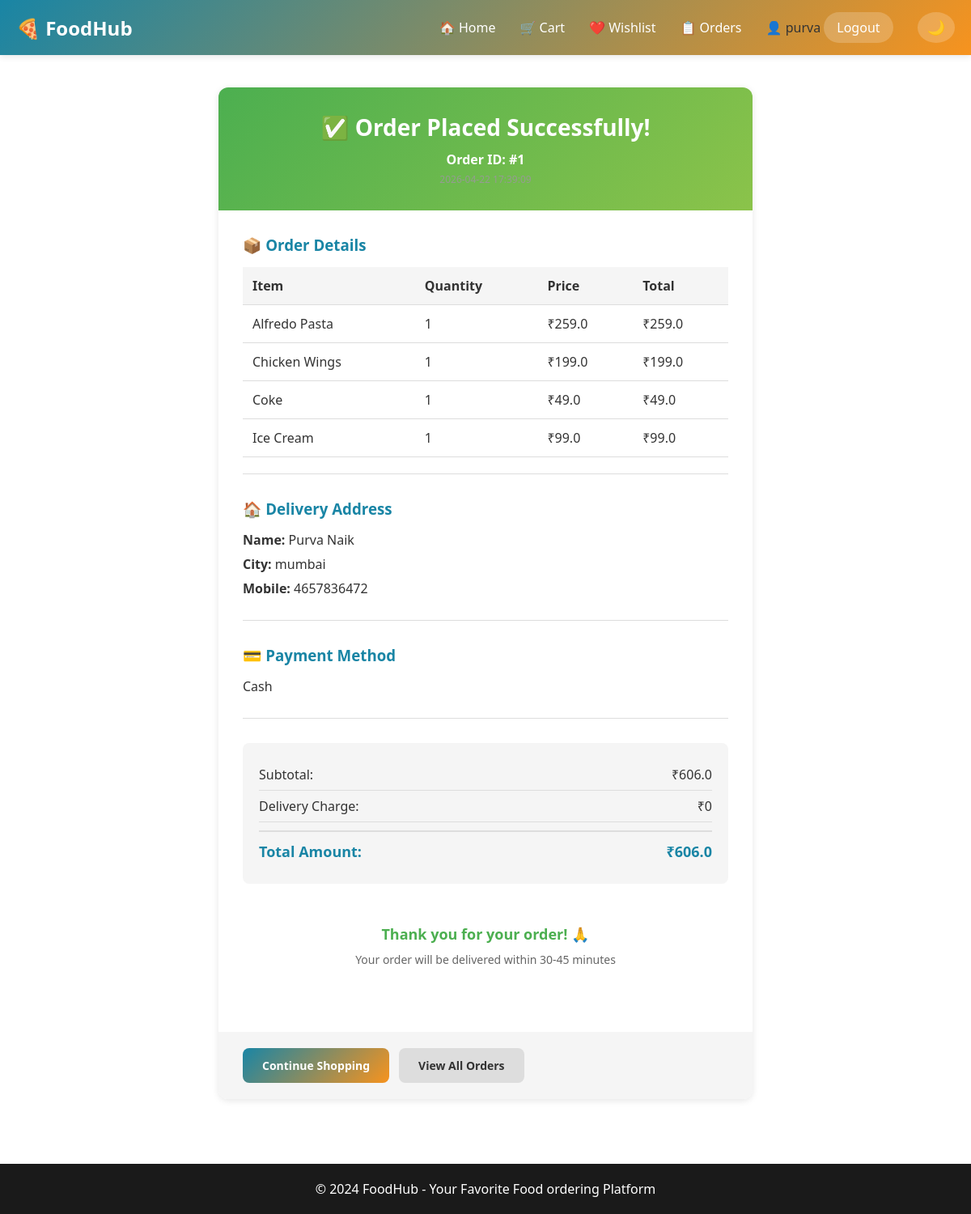
The app's page /receipt/1 (signed in) with its own data.
### tables this page shows
CREATE TABLE users (
        id INTEGER PRIMARY KEY AUTOINCREMENT,
        username TEXT UNIQUE NOT NULL,
        email TEXT UNIQUE NOT NULL,
        password TEXT NOT NULL,
        created_at TIMESTAMP DEFAULT CURRENT_TIMESTAMP
    );

CREATE TABLE orders (
        id INTEGER PRIMARY KEY AUTOINCREMENT,
        user_id INTEGER NOT NULL,
        items TEXT NOT NULL,
        total_price REAL NOT NULL,
        customer_name TEXT NOT NULL,
        city TEXT NOT NULL,
        mobile_number TEXT NOT NULL,
        payment_mode TEXT NOT NULL,
        order_date TIMESTAMP DEFAULT CURRENT_TIMESTAMP,
        FOREIGN KEY (user_id) REFERENCES users (id)
    );

### app.py (the view)
@app.route('/receipt/<int:order_id>')
def receipt(order_id):
    if not check_login():
        return redirect(url_for('login'))
    order = get_order(order_id)
    user = get_user(session['user_id'])
    items = json.loads(order['items']) if order['items'] else []
    return render_template('receipt.html', order=order, items=items, user=user)

### app.py (called while the page is built)
def check_login():
    return 'user_id' in session

### database.py (called while the page is built)
def get_db():
    conn = sqlite3.connect(DATABASE)
    conn.row_factory = sqlite3.Row
    return conn

def get_user(user_id):
    try:
        conn = get_db()
        c = conn.cursor()
        c.execute('SELECT id, username, email FROM users WHERE id = ?', (user_id,))
        user = c.fetchone()
        conn.close()
        return user
    except Exception:
        return None

def get_order(order_id):
    try:
        conn = get_db()
        c = conn.cursor()
        c.execute('SELECT * FROM orders WHERE id = ?', (order_id,))
        order = c.fetchone()
        conn.close()
        return order
    except Exception:
        return None

### templates/receipt.html (shortened to what this page needs)
{% extends "base.html" %}
{% block content %}
<div class="receipt-container">
    <div class="receipt-box">
        <div class="receipt-header">
            <h1>✅ Order Placed Successfully!</h1>
            <p class="order-id">Order ID: #{{ order.id }}</p>
            <p class="order-date">{{ order.order_date }}</p>
        </div>
        <div class="receipt-content">
            <div class="receipt-section">
                <h3>📦 Order Details</h3>
                <table class="receipt-table">
                    <thead>
                        <tr>
                            <th>Item</th>
                            <th>Quantity</th>
                            <th>Price</th>
                            <th>Total</th>
                        </tr>
                    </thead>
                    <tbody>
                        {% for item in items %}
                        <tr>
                            <td>{{ item.name }}</td>
                            <td>{{ item.quantity }}</td>
                            <td>₹{{ item.price }}</td>
                            <td>₹{{ item.total }}</td>
                        </tr>
                        {% endfor %}
                    </tbody>
                </table>
            </div>
            <div class="receipt-section">
                <h3>🏠 Delivery Address</h3>
                <p><strong>Name:</strong> {{ order.customer_name }}</p>
                <p><strong>City:</strong> {{ order.city }}</p>
                <p><strong>Mobile:</strong> {{ order.mobile_number }}</p>
            </div>
            <div class="receipt-section">
                <h3>💳 Payment Method</h3>
                <p>{{ order.payment_mode }}</p>
            </div>
            <div class="receipt-summary">
                <div class="summary-row">
                    <span>Subtotal:</span>
                    <span>₹{{ order.total_price }}</span>
                </div>
                <div class="summary-row">
                    <span>Delivery Charge:</span>
                    <span>₹0</span>
                </div>
                <div class="summary-row total-row">
                    <span>Total Amount:</span>
                    <span>₹{{ order.total_price }}</span>
                </div>
            </div>
            <div class="receipt-footer">
                <p class="thank-you">Thank you for your order! 🙏</p>
                <p class="delivery-status">Your order will be delivered within 30-45 minutes</p>
            </div>
        </div>
        <div class="receipt-actions">
            <a href="{{ url_for('index') }}" class="btn btn-primary">Continue Shopping</a>
            <a href="{{ url_for('orders') }}" class="btn btn-secondary">View All Orders</a>
        </div>
    </div>
</div>
{% endblock %}

### templates/base.html (shortened to what this page needs)
<!DOCTYPE html>
<html lang="en">
<head>
    <link rel="stylesheet" href="{{ url_for('static', filename='css/style.css') }}">
</head>
<body>
    {% if user %}
    <nav class="navbar">
        <div class="navbar-container">
            <div class="navbar-brand">
                <a href="{{ url_for('index') }}" class="brand-name">🍕 FoodHub</a>
            </div>
            <ul class="nav-menu">
                <li><a href="{{ url_for('index') }}" class="nav-link">🏠 Home</a></li>
                <li><a href="{{ url_for('cart') }}" class="nav-link">🛒 Cart</a></li>
                <li><a href="{{ url_for('wishlist') }}" class="nav-link">❤️ Wishlist</a></li>
                <li><a href="{{ url_for('orders') }}" class="nav-link">📋 Orders</a></li>
                <li class="nav-user">
                    <span class="user-name">👤 {{ user.username }}</span>
                    <a href="{{ url_for('logout') }}" class="nav-link logout-btn">Logout</a>
                </li>
                <li>
                    <button class="theme-toggle" onclick="toggleDarkMode()">🌙</button>
                </li>
            </ul>
        </div>
    </nav>
    {% endif %}
    <div class="container">
        {% block content %}{% endblock %}
    </div>
    <footer class="footer">
        <p>&copy; 2024 FoodHub - Your Favorite Food ordering Platform</p>
    </footer>
</body>
</html>

### static/css/style.css (style rules this page uses)
* { margin: 0; padding: 0; box-sizing: border-box; }
:root { --primary-color: #1985a5; --secondary-color: #f7931e; --success-color: #4caf50; --danger-color: #f44336; --dark-color: #1a1a1a; --light-color: #f5f5f5; --text-color: #333; --border-color: #ddd; --shadow: 0 2px 8px rgba(0, 0, 0, 0.1); }
body { font-family: 'Segoe UI', Tahoma, Geneva, Verdana, sans-serif; background-color: #fff; color: var(--text-color); transition: background-color 0.3s, color 0.3s; }
.navbar { background: linear-gradient(135deg, var(--primary-color), var(--secondary-color)); padding: 15px 0; box-shadow: var(--shadow); position: sticky; top: 0; z-index: 100; }
.navbar-container { max-width: 1200px; margin: 0 auto; padding: 0 20px; display: flex; justify-content: space-between; align-items: center; }
.brand-name { font-size: 24px; font-weight: bold; color: white; text-decoration: none; display: flex; align-items: center; }
.nav-menu { display: flex; list-style: none; gap: 30px; align-items: center; }
.nav-link { color: white; text-decoration: none; font-weight: 500; transition: opacity 0.3s; }
.logout-btn { background-color: rgba(255, 255, 255, 0.2); padding: 8px 16px; border-radius: 20px; transition: background-color 0.3s; }
.theme-toggle { background: rgba(255, 255, 255, 0.2); border: none; color: white; cursor: pointer; padding: 8px 12px; border-radius: 50%; font-size: 18px; transition: background-color 0.3s; }
.container { max-width: 1200px; margin: 0 auto; padding: 20px; min-height: calc(100vh - 100px); }
.btn { padding: 12px 24px; border: none; border-radius: 8px; font-size: 14px; font-weight: 600; cursor: pointer; transition: all 0.3s; text-decoration: none; display: inline-block; }
.btn-primary { background: linear-gradient(135deg, var(--primary-color), var(--secondary-color)); color: white; }
.btn-secondary { background-color: var(--border-color); color: var(--text-color); }
.summary-row { display: flex; justify-content: space-between; padding: 10px 0; border-bottom: 1px solid var(--border-color); color: var(--text-color); }
.summary-row.total-row { border: none; font-weight: bold; font-size: 18px; color: var(--primary-color); margin-top: 10px; }
.receipt-container { max-width: 700px; margin: 0 auto; padding: 20px; }
.receipt-box { background: white; border-radius: 12px; box-shadow: var(--shadow); overflow: hidden; }
.receipt-header { background: linear-gradient(135deg, #4caf50, #8bc34a); color: white; padding: 30px; text-align: center; }
.receipt-header h1 { margin-bottom: 10px; font-size: 28px; }
.order-id { font-size: 16px; margin-bottom: 5px; font-weight: 600; }
.order-date { font-size: 12px; opacity: 0.9; }
.receipt-content { padding: 30px; }
.receipt-section { margin-bottom: 30px; padding-bottom: 20px; border-bottom: 1px solid var(--border-color); }
.receipt-section h3 { margin-bottom: 15px; color: var(--primary-color); }
.receipt-table { width: 100%; border-collapse: collapse; }
.receipt-table th, .receipt-table td { padding: 12px; text-align: left; border-bottom: 1px solid var(--border-color); color: var(--text-color); }
.receipt-table th { background-color: var(--light-color); font-weight: 600; }
.receipt-section p { margin-bottom: 8px; color: var(--text-color); }
.receipt-summary { background-color: var(--light-color); padding: 20px; border-radius: 8px; margin: 20px 0; }
.summary-row { display: flex; justify-content: space-between; padding: 8px 0; color: var(--text-color); }
.summary-row.total-row { font-weight: bold; font-size: 18px; color: var(--primary-color); border-top: 2px solid var(--border-color); padding-top: 12px; }
.receipt-footer { text-align: center; margin: 30px 0; padding: 20px; }
.thank-you { font-size: 18px; font-weight: bold; color: #4caf50; margin-bottom: 10px; }
.delivery-status { font-size: 14px; color: #666; }
.receipt-actions { display: flex; gap: 12px; padding: 20px 30px; background-color: var(--light-color); }
.order-date { font-size: 12px; color: #999; margin-top: 4px; }
.footer { background-color: var(--dark-color); color: white; text-align: center; padding: 20px; margin-top: 40px; }

### records on screen
users: username "purva"
orders: id "1", customer_name "Purva Naik", city "mumbai", mobile_number "4657836472", payment_mode "Cash", total_price "606.0"

### other values on screen
{{ item.name }} "Alfredo Pasta" "Chicken Wings" "Coke" "Ice Cream"
{{ item.quantity }} "1" "1" "1" "1"
{{ item.price }} "259.0" "199.0" "49.0" "99.0"
{{ item.total }} "259.0" "199.0" "49.0" "99.0"
